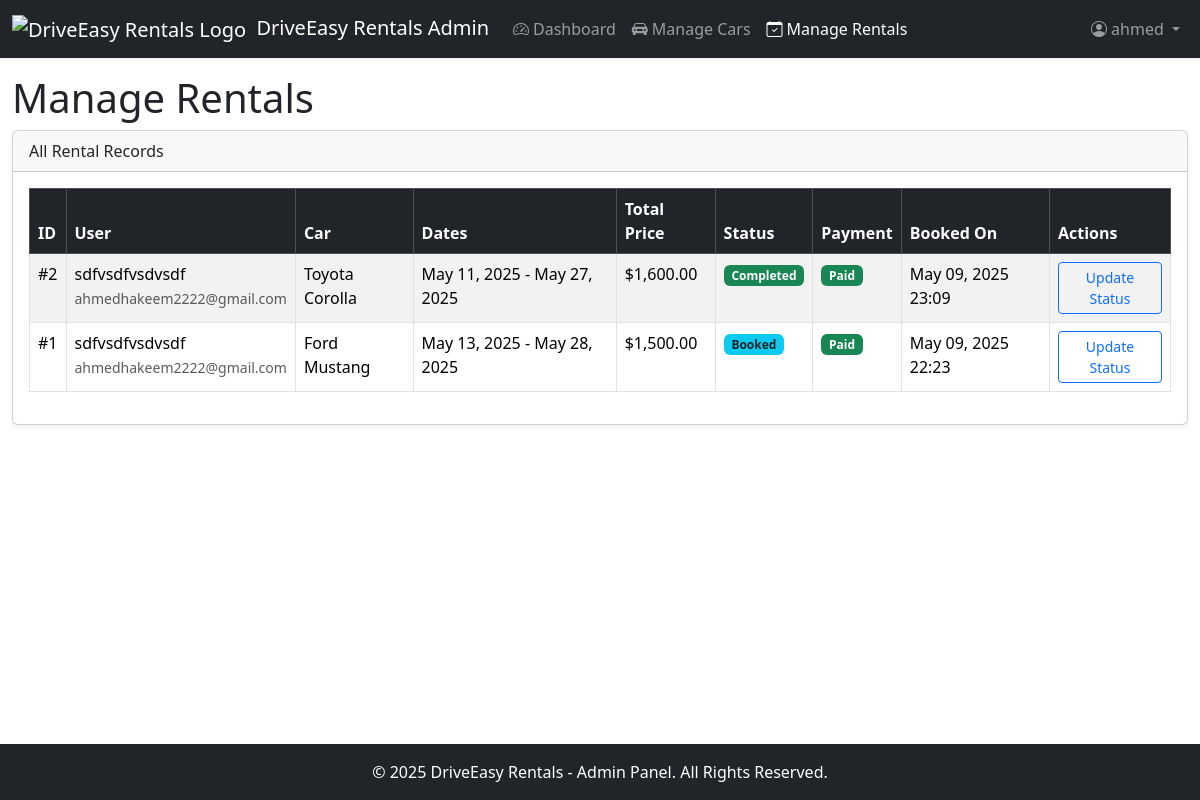
The page /admin/manage_rentals.php (signed in) on the database its author committed.
### tables this page shows
CREATE TABLE `rentals` (
  `id` int NOT NULL,
  `user_id` int NOT NULL,
  `car_id` int NOT NULL,
  `start_date` date NOT NULL,
  `end_date` date NOT NULL,
  `total_price` decimal(10,2) NOT NULL,
  `status` enum('booked','completed','cancelled') DEFAULT 'booked',
  `payment_status` enum('pending','paid','refunded') DEFAULT 'pending',
  `created_at` timestamp NULL DEFAULT CURRENT_TIMESTAMP
);

CREATE TABLE `users` (
  `id` int NOT NULL,
  `name` varchar(100) NOT NULL,
  `email` varchar(100) NOT NULL,
  `phone` varchar(20) DEFAULT NULL,
  `password` varchar(255) NOT NULL,
  `created_at` timestamp NULL DEFAULT CURRENT_TIMESTAMP,
  `security_question` varchar(255) DEFAULT NULL,
  `security_answer` varchar(255) DEFAULT NULL
);

CREATE TABLE `cars` (
  `id` int NOT NULL,
  `model` varchar(100) NOT NULL,
  `brand` varchar(100) NOT NULL,
  `year` int DEFAULT NULL,
  `price_per_day` decimal(10,2) NOT NULL,
  `image` varchar(255) DEFAULT NULL,
  `quantity` int NOT NULL DEFAULT '1',
  `description` text,
  `is_available` tinyint(1) DEFAULT '1',
  `pickup_location_name` varchar(255) DEFAULT NULL COMMENT 'Descriptive name for pickup location',
  `pickup_latitude` decimal(10,8) DEFAULT NULL COMMENT 'Latitude of pickup location',
  `pickup_longitude` decimal(11,8) DEFAULT NULL COMMENT 'Longitude of pickup location',
  `average_rating` decimal(3,2) DEFAULT NULL,
  `total_reviews` int DEFAULT '0'
);

### admin/manage_rentals.php (the view, shortened to what this page needs)
<?php
$page_title = "Manage Rentals";
require_once __DIR__ . '/includes/admin_header.php';
try {
    $stmt_rentals = $pdo->query("
        SELECT r.id, r.start_date, r.end_date, r.total_price, r.status, r.payment_status, r.created_at,
               c.brand, c.model, c.id as car_id,
               u.name as user_name, u.email as user_email
        FROM rentals r
        JOIN cars c ON r.car_id = c.id
        JOIN users u ON r.user_id = u.id
        ORDER BY r.created_at DESC
    ");
    $rentals = $stmt_rentals->fetchAll();
} catch (PDOException $e) {
    $rentals = [];
    $_SESSION['admin_action_error'] = "Could not fetch rentals: " . htmlspecialchars($e->getMessage());
}
?>
<div class="page-header">
    <h1><?php echo htmlspecialchars($page_title); ?></h1>
</div>
<div class="card shadow-sm">
    <div class="card-header">
        All Rental Records
    </div>
    <div class="card-body">
        <div class="table-responsive">
            <table class="table table-striped table-hover table-bordered">
                <thead class="table-dark">
                    <tr>
                        <th>ID</th>
                        <th>User</th>
                        <th>Car</th>
                        <th>Dates</th>
                        <th>Total Price</th>
                        <th>Status</th>
                        <th>Payment</th>
                        <th>Booked On</th>
                        <th>Actions</th>
                    </tr>
                </thead>
                <tbody>
                    <?php if (empty($rentals) && !isset($_SESSION['admin_action_error'])):  ?>
                        <tr>
                            <td colspan="9" class="text-center">No rental records found.</td>
                        </tr>
                    <?php elseif (!empty($rentals)): ?>
                        <?php foreach ($rentals as $rental): ?>
                            <tr>
                                <td>#<?php echo htmlspecialchars($rental['id']); ?></td>
                                <td><?php echo htmlspecialchars($rental['user_name']); ?><br><small class="text-muted"><?php echo htmlspecialchars($rental['user_email']); ?></small></td>
                                <td><?php echo htmlspecialchars($rental['brand'] . ' ' . $rental['model']); ?></td>
                                <td><?php echo htmlspecialchars(date('M d, Y', strtotime($rental['start_date']))); ?> - <?php echo htmlspecialchars(date('M d, Y', strtotime($rental['end_date']))); ?></td>
                                <td>$<?php echo htmlspecialchars(number_format($rental['total_price'], 2)); ?></td>
                                <td>
                                    <span class="badge <?php
                                        $status_class = 'bg-secondary';
                                        if ($rental['status'] == 'booked') $status_class = 'bg-info text-dark';
                                        elseif ($rental['status'] == 'completed') $status_class = 'bg-success';
                                        elseif ($rental['status'] == 'cancelled') $status_class = 'bg-danger';
                                        echo $status_class;
                                    ?>">
                                        <?php echo htmlspecialchars(ucfirst($rental['status'])); ?>
                                    </span>
                                </td>
                                <td>
                                     <span class="badge <?php
                                        $payment_status_class = 'bg-secondary';
                                        if ($rental['payment_status'] == 'pending') $payment_status_class = 'bg-warning text-dark';
                                        elseif ($rental['payment_status'] == 'paid') $payment_status_class = 'bg-success';
                                        elseif ($rental['payment_status'] == 'refunded') $payment_status_class = 'bg-primary';
                                        echo $payment_status_class;
                                     ?>">
                                        <?php echo htmlspecialchars(ucfirst($rental['payment_status'])); ?>
                                    </span>
                                </td>
                                <td><?php echo htmlspecialchars(date('M d, Y H:i', strtotime($rental['created_at']))); ?></td>
                                <td>
                                    <button type="button" class="btn btn-sm btn-outline-primary" data-bs-toggle="modal" data-bs-target="#updateStatusModal-<?php echo $rental['id']; ?>">
                                        Update Status
                                    </button>
                                </td>
                            </tr>
                        <?php endforeach; ?>
                    <?php endif; ?>
                </tbody>
            </table>
        </div>
    </div>
</div>
<?php
require_once __DIR__ . '/includes/admin_footer.php';
?>

### admin/includes/admin_header.php (shortened to what this page needs)
<?php
$current_script = basename($_SERVER['PHP_SELF']);
?>
<!DOCTYPE html>
<html lang="en" dir="ltr">
<head>
    <link href="https://cdn.jsdelivr.net/npm/bootstrap@5.3.2/dist/css/bootstrap.min.css" rel="stylesheet">
    <link rel="stylesheet" href="https://cdn.jsdelivr.net/npm/bootstrap-icons@1.11.3/font/bootstrap-icons.min.css">
    <link href='https://api.mapbox.com/mapbox-gl-js/v3.2.0/mapbox-gl.css' rel='stylesheet' />
    <link rel='stylesheet' href='https://api.mapbox.com/mapbox-gl-js/plugins/mapbox-gl-geocoder/v5.0.0/mapbox-gl-geocoder.css' type='text/css' />
    <link rel="stylesheet" href="<?php echo APP_URL; ?>assets/css/admin_styles.css">
</head>
<body class="admin-body">
    <div class="admin-main-container d-flex flex-column min-vh-100">
        <?php if (isset($_SESSION['admin_id']) || $current_script === 'admin_setup.php' || $current_script === 'admin_login.php'): ?>
        <nav class="navbar navbar-expand-lg navbar-dark bg-dark shadow-sm sticky-top">
            <div class="container-fluid">
                <a class="navbar-brand" href="<?php echo APP_URL; ?>admin/admin_dashboard.php">
                    <img src="<?php echo APP_URL; ?>assets/images/logo.png" alt="<?php echo SITE_NAME; ?> Logo" style="height: 30px; margin-right: 5px;">
                    <?php echo SITE_NAME; ?> Admin
                </a>
                <div class="collapse navbar-collapse" id="adminNavbarNav">
                    <?php if (isset($_SESSION['admin_id'])): ?>
                    <ul class="navbar-nav me-auto mb-2 mb-lg-0">
                        <li class="nav-item">
                            <a class="nav-link <?php echo ($current_script == 'admin_dashboard.php') ? 'active' : ''; ?>" href="<?php echo APP_URL; ?>admin/admin_dashboard.php"><i class="bi bi-speedometer2 me-1"></i>Dashboard</a>
                        </li>
                        <li class="nav-item">
                            <a class="nav-link <?php echo (in_array($current_script, ['manage_cars.php', 'add_car.php', 'edit_car.php'])) ? 'active' : ''; ?>" href="<?php echo APP_URL; ?>admin/manage_cars.php"><i class="bi bi-car-front-fill me-1"></i>Manage Cars</a>
                        </li>
                        <li class="nav-item">
                            <a class="nav-link <?php echo ($current_script == 'manage_rentals.php') ? 'active' : ''; ?>" href="<?php echo APP_URL; ?>admin/manage_rentals.php"><i class="bi bi-calendar-check me-1"></i>Manage Rentals</a>
                        </li>
                    </ul>
                    <ul class="navbar-nav">
                        <li class="nav-item dropdown">
                            <a class="nav-link dropdown-toggle" href="#" id="adminUserDropdown" role="button" data-bs-toggle="dropdown" aria-expanded="false">
                                <i class="bi bi-person-circle me-1"></i><?php echo htmlspecialchars($_SESSION['admin_username']); ?>
                            </a>
                        </li>
                    </ul>
                    <?php endif; ?>
                </div>
            </div>
        </nav>
        <?php endif; ?>
        <main class="container-fluid admin-page-content flex-grow-1 py-3">

### admin/includes/admin_footer.php (shortened to what this page needs)
        </main>
        <footer class="admin-footer bg-dark text-white text-center py-3 mt-auto">
            <div class="container-fluid">
                <p class="mb-0">© <?php echo date('Y'); ?> <?php echo SITE_NAME; ?> - Admin Panel. All Rights Reserved.</p>
            </div>
        </footer>
    </div>
</body>
</html>

### rows shown on the page
rentals: id "2", user.name "sdfvsdfvsdvsdf", user.email "ahmedhakeem2222@gmail.com", car.model "Toyota Corolla", start_date "May 11, 2025", end_date "May 27, 2025", total_price "1,600.00", status "Completed", payment_status "Paid", created_at "May 09, 2025 23:09"
rentals: id "1", user.name "sdfvsdfvsdvsdf", user.email "ahmedhakeem2222@gmail.com", car.model "Ford Mustang", start_date "May 13, 2025", end_date "May 28, 2025", total_price "1,500.00", status "Booked", payment_status "Paid", created_at "May 09, 2025 22:23"

### other values the page prints
SITE_NAME "DriveEasy Rentals"
$_SESSION['admin_username'] "ahmed"
$page_title "Manage Rentals"
